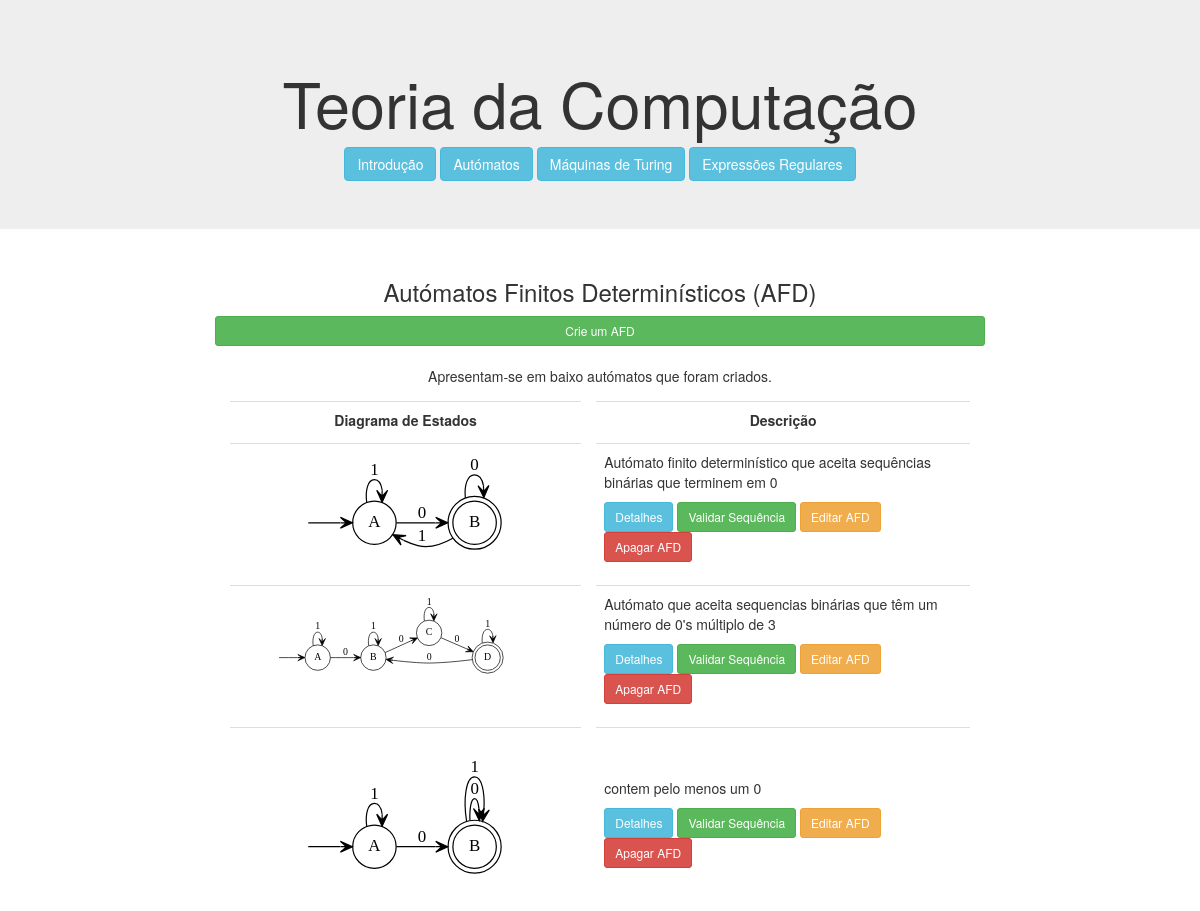
Screenshot of /automatos/ with the database file from the repository.
### computacao/models.py (models this page shows, shortened)
class Automato(models.Model):
    nome = models.CharField(max_length=100)
    descricao = models.CharField(max_length=100)
    alfabeto = models.CharField(max_length=100)
    estados = models.CharField(max_length=100)
    estadoInicial = models.CharField(max_length=100)
    estadosDeAceitacao = models.CharField(max_length=100)
    dicionarioTransicao = models.CharField(max_length=1000)
    diagrama = models.CharField(max_length=100)

### computacao/views.py (the view)
# urls.py: path('automatos/', views.automatos, name='automatos'),
def automatos(request):
    context = {'automatos': Automato.objects.all()}
    return render(request, 'computacao/automatos.html', context)

### computacao/templates/computacao/automatos.html (shortened to what this page needs)
{% extends 'computacao/layout.html' %}
{% block main %}
    <main class="col-sm-12 text-center">
        <h3>Autómatos Finitos Determinísticos (AFD)</h3>
        <a href="{% url 'computacao:novo_automato' %}" class="btn btn-success btn-sm btn-block">
            Crie um AFD
        </a>
        <br>
        <p>Apresentam-se em baixo autómatos que foram criados.</p>
        <table align="center" class="table" style="max-width:900px">
            <tr>
                <th class="text-center">Diagrama de Estados</th>
                <th class="text-center">Descrição</th>
            </tr>
            {% load static %}
            {% for automato in automatos %}
                <tr class="text-left">
                    <td>
                        <a href="{% url 'computacao:automato' automato.id %}">
                            <img src="{% static automato.diagrama %}" alt="" width="80%">
                        </a>
                    </td>
                    <td style="vertical-align:bottom">
                        <p>{{ automato.descricao }}</p>
                        <p>
                            <a href="{% url 'computacao:automato' automato.id %}" class="btn btn-info  btn-sm">
                                Detalhes
                            </a>
                            <a href="{% url 'computacao:automato' automato.id %}" class="btn btn-success  btn-sm">
                                Validar Sequência
                            </a>
                            <a href="{% url 'computacao:edita_automato' automato.id %}" class="btn btn-warning  btn-sm">
                                Editar AFD
                            </a>
                            <a href="{% url 'computacao:apaga_automato' automato.id %}" class="btn btn-danger  btn-sm">
                                Apagar AFD
                            </a>
                        </p>
                    </td>
                </tr>
            {% endfor %}
        </table>
    </main>
{% endblock %}

### computacao/templates/computacao/layout.html (shortened to what this page needs)
<!DOCTYPE html>
<html lang="en">
<head>
    {% load static %}
    <link rel="stylesheet" href="https://maxcdn.bootstrapcdn.com/bootstrap/3.4.1/css/bootstrap.min.css">
    <link rel="stylesheet" href="{% static 'computacao/style.css' %}">
</head>
<body>
    <header class="jumbotron text-center">
        <h1>Teoria da Computação</h1>
        <nav>
            <a href="{% url 'computacao:index' %}" class="btn btn-info" role="button">Introdução</a>
            <a href="{% url 'computacao:automatos' %}" class="btn btn-info" role="button">Autómatos</a>
            <a href="{% url 'computacao:turing' %}" class="btn btn-info" role="button">Máquinas de Turing</a>
            <a href="{% url 'computacao:expressoes' %}" class="btn btn-info" role="button">Expressões Regulares</a>
        </nav>
    </header>
    <div  class="text-center">
         {% block main %}
        {% endblock %}
    </div>
</body>
</html>

### computacao/static/computacao/style.css (style rules this page uses)
body > div { max-width: 800px; margin: auto; }
table tr th { text-align: right; }
table { border-collapse: separate; border-spacing: 15px 5px; }

### rows the page displays
Automato: diagrama (picture), descricao "Autómato finito determinístico que aceita sequências binárias que terminem em 0"
Automato: diagrama (picture), descricao "Autómato que aceita sequencias binárias que têm um número de 0's múltiplo de 3"
Automato: diagrama (picture), descricao "contem pelo menos um 0"
